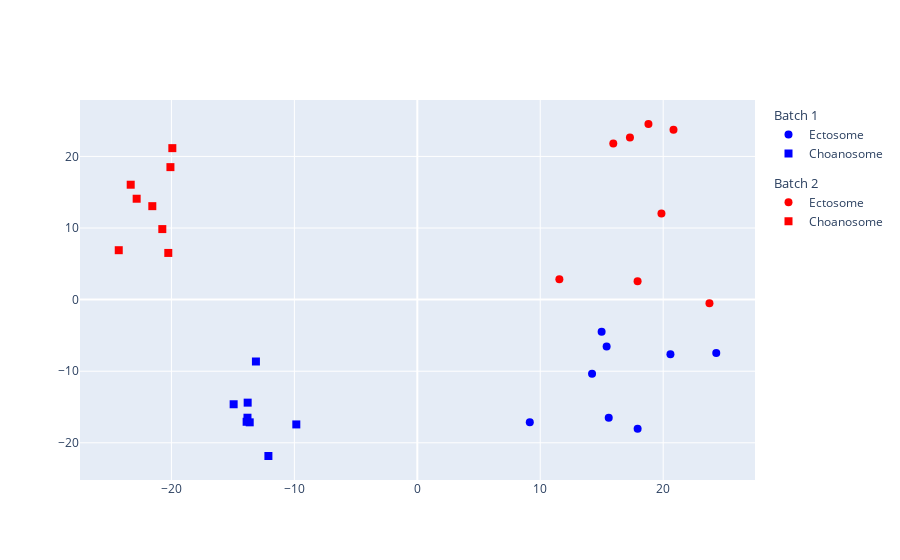

Source (notebook cell):
### Markdown cell above
### PCA plot

### Code cell
plotPCA(data)

### Figure 1 — Plotly figure (JSON) as saved in the notebook; plotly's stock layout.template omitted (floating-point values rounded to 4 significant figures)
{"data": [{"legendgroup": "1", "legendgrouptitle": {"text": "Batch 1"}, "marker": {"color": ["blue", "blue", "blue", "blue", "blue", "blue", "blue", "blue"], "size": 8, "symbol": ["circle", "circle", "circle", "circle", "circle", "circle", "circle", "circle"]}, "mode": "markers", "name": "Ectosome", "type": "scatter", "x": [15.4, 24.32, 14.99, 14.21, 15.57, 17.92, 9.15, 20.59], "y": [-6.536, -7.456, -4.501, -10.34, -16.49, -18.05, -17.14, -7.647]}, {"legendgroup": "1", "legendgrouptitle": {"text": "Batch 1"}, "marker": {"color": ["blue", "blue", "blue", "blue", "blue", "blue", "blue", "blue"], "size": 8, "symbol": ["square", "square", "square", "square", "square", "square", "square", "square"]}, "mode": "markers", "name": "Choanosome", "type": "scatter", "x": [-9.842, -12.11, -13.13, -13.8, -14.94, -13.81, -13.88, -13.63], "y": [-17.43, -21.84, -8.643, -14.39, -14.61, -16.49, -17.06, -17.14]}, {"legendgroup": "2", "legendgrouptitle": {"text": "Batch 2"}, "marker": {"color": ["red", "red", "red", "red", "red", "red", "red", "red"], "size": 8, "symbol": ["circle", "circle", "circle", "circle", "circle", "circle", "circle", "circle"]}, "mode": "markers", "name": "Ectosome", "type": "scatter", "x": [23.76, 17.92, 19.86, 11.56, 15.94, 18.8, 20.84, 17.3], "y": [-0.5167, 2.554, 12.03, 2.856, 21.8, 24.53, 23.74, 22.65]}, {"legendgroup": "2", "legendgrouptitle": {"text": "Batch 2"}, "marker": {"color": ["red", "red", "red", "red", "red", "red", "red", "red"], "size": 8, "symbol": ["square", "square", "square", "square", "square", "square", "square", "square"]}, "mode": "markers", "name": "Choanosome", "type": "scatter", "x": [-21.56, -20.26, -20.74, -24.29, -23.31, -19.93, -20.08, -22.83], "y": [13.05, 6.522, 9.851, 6.902, 16.05, 21.16, 18.51, 14.09]}], "layout": {}}
